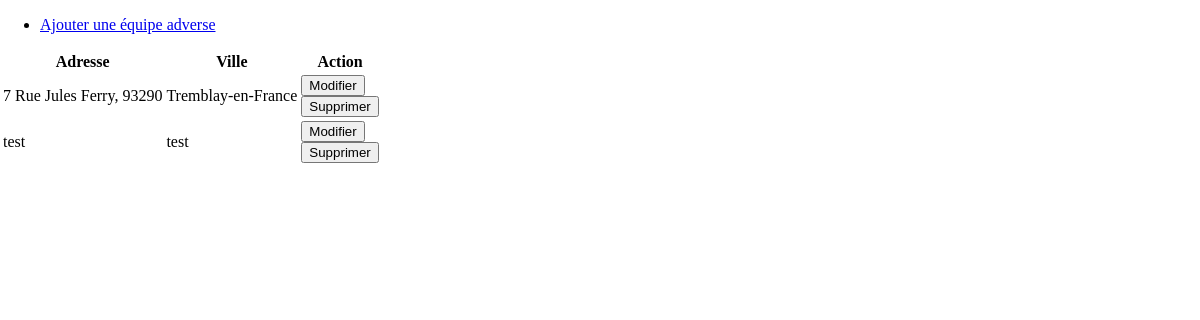
Page /allTeamOpponent.php on the committed database.
### tables this page shows
CREATE TABLE `team_opponent` (
  `id_team_opponent` int(11) NOT NULL,
  `adress_team_opponent` varchar(255) NOT NULL,
  `city_team_opponent` varchar(255) NOT NULL
);

### src/Model/TeamOpponent.php (called while the page is built, shortened)
<?php
class TeamOpponent{
    private string $address;
    private string $city;
    public function __construct($id = null, string $address, string $city)
    {
        $this->address = $address;
        $this->city = $city;
    }
    public function getAddress(): string
    {
        return $this->address;
    }
    public function setAddress(string $newAddress): void
    {
        $this->address = $newAddress;
    }
    public function getCity(): string
    {
        return $this->city;
    }
    public function setCity(string $newCity): void
    {
        $this->city = $newCity;
    }
}

### src/Controller/TeamOpponentController.php (called while the page is built, shortened)
<?php
final class TeamOpponentController
{
    public static function getAll(): array
    {
        $connexion = MySql::connect();
        $request = $connexion->prepare("SELECT * from team_opponent");
        $request->execute();
        return $request->fetchAll();
    }
}

### public/allTeamOpponent.php (the view, shortened to what this page needs)
<?php
$allTeamOpponent = TeamOpponentController::getAll();
$allTeamOpponentClass = [];
foreach ($allTeamOpponent as $teamOpponent)
{
    $teamOpponentInst = new TeamOpponent($teamOpponent['id_team_opponent'], $teamOpponent['adress_team_opponent'], $teamOpponent['city_team_opponent']);
    $teamOpponentInst->setId($teamOpponent['id_team_opponent']);
    $teamOpponentInst->setAddress($teamOpponent['adress_team_opponent']);
    $teamOpponentInst->setCity($teamOpponent['city_team_opponent']);
    array_push($allTeamOpponentClass, $teamOpponentInst);
}
?>
<!DOCTYPE html>
<html lang="en">
<head>
    <link rel="stylesheet" href="footclub.css">
</head>
<body>
    <ul>
        <li><a href="addTeamOpponent.php">Ajouter une équipe adverse</a></li>
    </ul>
    <table>
        <thead>
            <tr>
                <th>Adresse</th>
                <th>Ville</th>
                <th>Action</th>
            </tr>
        </thead>
        <tbody>
            <?php
            foreach($allTeamOpponentClass as $itemTeamOpponent)
            {
                ?>
                <tr>
                    <td><?= $itemTeamOpponent->getAddress();?></td>
                    <td><?= $itemTeamOpponent->getCity(); ?></td>
                    <td>
                        <form action="editTeamOpponent.php" method="get">
                            <input type="submit" value="Modifier">
                        </form>
                        <form action="deleteTeamOpponent.php" method="get">
                            <input type="submit" value="Supprimer">
                        </form>
                    </td>
            <?php
            }
            ?>
                </tr>
        </tbody>
    </table>
</body>
</html>

### public/footclub.css (style rules this page uses)
body { margin: 0; }

### rows in the picture
team_opponent: adress_team_opponent "7 Rue Jules Ferry, 93290", city_team_opponent "Tremblay-en-France"
team_opponent: adress_team_opponent "test", city_team_opponent "test"
